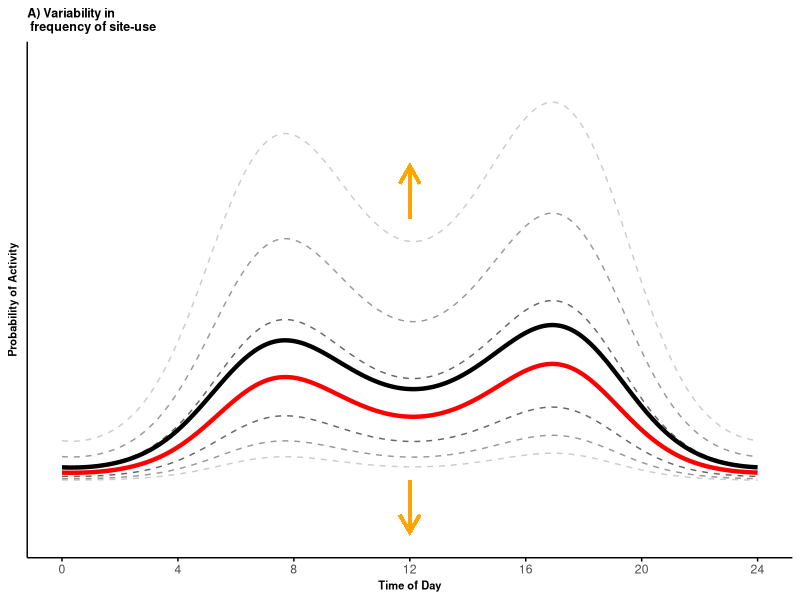
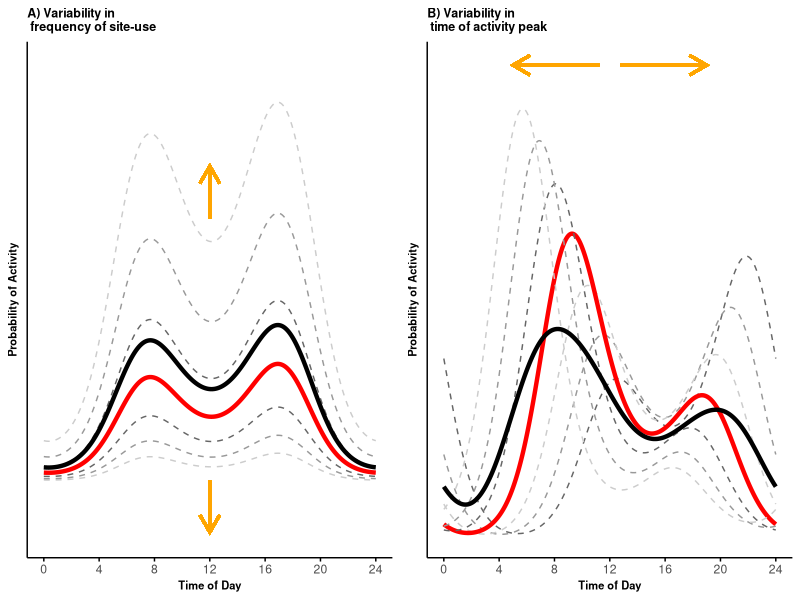
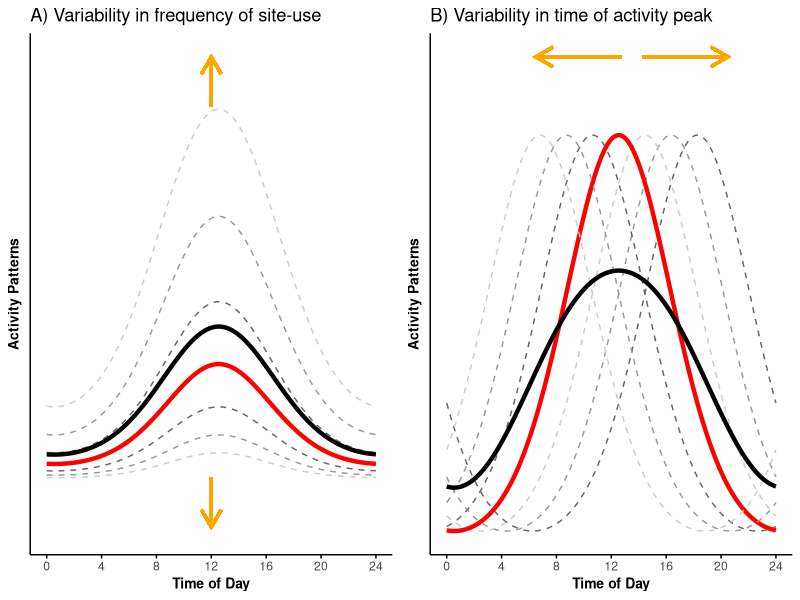

Write the R code that produced these figures, in order.
## ---- chunk 1
#' Load libraries and set equations' parameters
library(tidyverse)
library(grid)
library(gridExtra)
wavelength = 24
b0 = -3
b1 = 1 
b2 = 0.7
theta0 = 3
theta1 = 2 
tau_i = gamma_i = seq(-1.5, 1.5, by = 0.5)
time <- seq(0, wavelength, wavelength/512)
## ---- chunk 2
# create the curves
p_df <- data.frame(p = c(
  boot::inv.logit(b0 + b1*cos(2*pi*time/(24)+theta0 + gamma_i[4]) + b2*cos(2*pi*time/(12)+theta0 + gamma_i[4]) + tau_i[1]),
  boot::inv.logit(b0 + b1*cos(2*pi*time/(24)+theta0 + gamma_i[4]) + b2*cos(2*pi*time/(12)+theta0 + gamma_i[4]) + tau_i[2]),
  boot::inv.logit(b0 + b1*cos(2*pi*time/(24)+theta0 + gamma_i[4]) + b2*cos(2*pi*time/(12)+theta0 + gamma_i[4]) + tau_i[3]),
  boot::inv.logit(b0 + b1*cos(2*pi*time/(24)+theta0 + gamma_i[4]) + b2*cos(2*pi*time/(12)+theta0 + gamma_i[4]) + tau_i[4]),
  boot::inv.logit(b0 + b1*cos(2*pi*time/(24)+theta0 + gamma_i[4]) + b2*cos(2*pi*time/(12)+theta0 + gamma_i[4]) + tau_i[5]),
  boot::inv.logit(b0 + b1*cos(2*pi*time/(24)+theta0 + gamma_i[4]) + b2*cos(2*pi*time/(12)+theta0 + gamma_i[4]) + tau_i[6]),
  boot::inv.logit(b0 + b1*cos(2*pi*time/(24)+theta0 + gamma_i[4]) + b2*cos(2*pi*time/(12)+theta0 + gamma_i[4]) + tau_i[7])
), time = rep(time, 7), 
mean = c(rep(rep("off", length(time)),3), rep("on", length(time)), rep(rep("off", length(time)),3)),
curvesID = as.factor(rep(1:7, each = length(time))),
curvesLeg = as.factor(rep(c("+/- 1.5 SD", "+/- 1 SD", "+/- 0.5 SD", "Conditional", "+/- 0.5 SD", "+/- 1 SD", "+/- 1.5 SD"), each = length(time)))
)

# calculate the marginal mean activity curve
p_df2 <- p_df %>% select(p, time) %>% group_by(time) %>% 
  summarize(p = mean(p)) %>% 
  mutate(mean = "on", curvesID = as.factor(8),
         curvesLeg = as.factor("Marginal"))

p_df <- rbind(p_df, as.data.frame(p_df2))

# plot
(pl_vert <- ggplot(p_df, aes(x = time, y = p, group = curvesID)) +
  geom_line(aes(color = curvesLeg, linewidth = mean, linetype = mean)) +
  scale_color_manual(values = c("grey40", "grey60", "grey80", "red", "black")) +
  scale_linewidth_manual(values = c(0.5, 1.5)) +
  scale_linetype_manual(values = c(2, 1, 2)) +
  coord_cartesian(ylim = c(-0.05, 0.40)) +
  labs(x = "Time of Day", y = "Probability of Activity", title = "A) Variability in \n frequency of site-use") +
  theme_minimal()+
  theme(legend.position = "none",
        axis.line = element_line(colour = 'black', linetype = 'solid'),
        axis.ticks.x = element_line(colour = 'black', linetype = 'solid'), #element_blank(), #
        axis.text.y = element_blank(), 
        axis.title=element_text(size = 8,face = "bold"),
        plot.title=element_text(size = 9,face = "bold"),
        panel.grid.minor = element_blank(),
        panel.grid.major = element_blank()) + 
  geom_segment(aes(x=12, y=min(p), xend=12, yend=min(p)-0.05), arrow=arrow(length= unit(0.5, "cm")), 
               linewidth = 1, color = "orange", linejoin = "mitre") +
  geom_segment(aes(x=12, y=0.25+0.003, xend=12, yend=0.25+0.053), arrow=arrow(length= unit(0.5, "cm")), 
               linewidth = 1, color = "orange", linejoin = "mitre")+
  scale_x_continuous(breaks=seq(0,24,length.out=7), labels=seq(0,24,4))) 

## ---- chunk 3
# create the curves
p_df <- data.frame(p = c(
  boot::inv.logit(b0 + b1*cos(2*pi*time/(24)+theta0 + gamma_i[1]) + b2*cos(2*pi*time/(12)+ theta1 + gamma_i[1]) + tau_i[4]),
  boot::inv.logit(b0 + b1*cos(2*pi*time/(24)+theta0 + gamma_i[2]) + b2*cos(2*pi*time/(12)+ theta1 + gamma_i[2]) + tau_i[4]),
  boot::inv.logit(b0 + b1*cos(2*pi*time/(24)+theta0 + gamma_i[3]) + b2*cos(2*pi*time/(12)+ theta1 + gamma_i[3]) + tau_i[4]),
  boot::inv.logit(b0 + b1*cos(2*pi*time/(24)+theta0 + gamma_i[4]) + b2*cos(2*pi*time/(12)+ theta1 + gamma_i[4]) + tau_i[4]),
  boot::inv.logit(b0 + b1*cos(2*pi*time/(24)+theta0 + gamma_i[5]) + b2*cos(2*pi*time/(12)+ theta1 + gamma_i[5]) + tau_i[4]),
  boot::inv.logit(b0 + b1*cos(2*pi*time/(24)+theta0 + gamma_i[6]) + b2*cos(2*pi*time/(12)+ theta1 + gamma_i[6]) + tau_i[4]),
  boot::inv.logit(b0 + b1*cos(2*pi*time/(24)+theta0 + gamma_i[7]) + b2*cos(2*pi*time/(12)+ theta1 + gamma_i[7]) + tau_i[4])
), time = rep(time, 7), 
mean = c(rep(rep("off", length(time)),3), rep("on", length(time)), rep(rep("off", length(time)),3)),
curvesID = as.factor(rep(1:7, each = length(time))),
curvesLeg = as.factor(rep(c("+/- 0.5 SD", "+/- 1 SD", "+/- 1.5 SD", "Conditional", "+/- 0.5 SD", "+/- 1 SD", "+/- 1.5 SD"), each = length(time))) 
)

# calculate the marginal mean activity curve
p_df2 <- p_df %>% select(p, time) %>% group_by(time) %>% 
  summarize(p = mean(p)) %>% 
  mutate(mean = "on", curvesID = as.factor(8),
         curvesLeg = as.factor("Marginal"))

p_df <- rbind(p_df, as.data.frame(p_df2))

# plot
pl_hor <- ggplot(p_df, aes(x = time, y = p, group = curvesID)) +
  geom_line(aes(color = curvesLeg, linewidth = mean, linetype = mean)) +
  scale_color_manual(values = c("grey40", "grey60", "grey80", "red", "black")) +
  scale_linewidth_manual(values = c(0.5, 1.5)) +
  scale_linetype_manual(values = c(2, 1)) +
  labs(x = "Time of Day", y = "Probability of Activity", title = "B) Variability in \n time of activity peak") +
  theme_minimal()+
  theme(legend.position = "none", 
        axis.line = element_line(colour = 'black', linetype = 'solid'),
        axis.ticks.x = element_line(colour = 'black', linetype = 'solid'), 
        axis.text.y = element_blank(), 
        axis.title=element_text(size=8,face="bold"),
        plot.title=element_text(size=9,face="bold"),
        panel.grid.minor = element_blank(),
        panel.grid.major = element_blank()) +
  geom_segment(aes(x=12 - 0.75, y=max(p) + 0.02, xend=12 - 7, yend=max(p) + 0.02), arrow=arrow(length= unit(0.5, "cm")), 
               linewidth = 1, color = "orange", linejoin = "mitre") +
  geom_segment(aes(x=12 + 0.75, y=max(p) + 0.02, xend=12 + 7, yend=max(p) + 0.02), arrow=arrow(length= unit(0.5, "cm")), 
               linewidth = 1, color = "orange", linejoin = "mitre") +
  scale_x_continuous(breaks=seq(0,24,length.out=7), labels=seq(0,24,4))+
  guides(linetype=element_blank())


# Join plots
pl <- grid.arrange(pl_vert, pl_hor, ncol = 2)

## ---- chunk 4
# setting beta2 equal to zero 
b2 = 0

# change in frequency of site-use
# create the curves
p_df <- data.frame(p = c(
  boot::inv.logit(b0 + b1*cos(2*pi*time/(24)+theta0 + gamma_i[4]) + b2*cos(2*pi*time/(12)+theta0 + gamma_i[4]) + tau_i[1]),
  boot::inv.logit(b0 + b1*cos(2*pi*time/(24)+theta0 + gamma_i[4]) + b2*cos(2*pi*time/(12)+theta0 + gamma_i[4]) + tau_i[2]),
  boot::inv.logit(b0 + b1*cos(2*pi*time/(24)+theta0 + gamma_i[4]) + b2*cos(2*pi*time/(12)+theta0 + gamma_i[4]) + tau_i[3]),
  boot::inv.logit(b0 + b1*cos(2*pi*time/(24)+theta0 + gamma_i[4]) + b2*cos(2*pi*time/(12)+theta0 + gamma_i[4]) + tau_i[4]),
  boot::inv.logit(b0 + b1*cos(2*pi*time/(24)+theta0 + gamma_i[4]) + b2*cos(2*pi*time/(12)+theta0 + gamma_i[4]) + tau_i[5]),
  boot::inv.logit(b0 + b1*cos(2*pi*time/(24)+theta0 + gamma_i[4]) + b2*cos(2*pi*time/(12)+theta0 + gamma_i[4]) + tau_i[6]),
  boot::inv.logit(b0 + b1*cos(2*pi*time/(24)+theta0 + gamma_i[4]) + b2*cos(2*pi*time/(12)+theta0 + gamma_i[4]) + tau_i[7])
), time = rep(time, 7), 
mean = c(rep(rep("off", length(time)),3), rep("on", length(time)), rep(rep("off", length(time)),3)),
curvesID = as.factor(rep(1:7, each = length(time))),
curvesLeg = as.factor(rep(c("+/- 1.5 SD", "+/- 1 SD", "+/- 0.5 SD", "Conditional", "+/- 0.5 SD", "+/- 1 SD", "+/- 1.5 SD"), each = length(time)))
)

# calculate the marginal mean activity curve
p_df2 <- p_df %>% select(p, time) %>% group_by(time) %>% 
  summarize(p = mean(p)) %>% 
  mutate(mean = "on", curvesID = as.factor(8),
         curvesLeg = as.factor("Marginal"))

p_df <- rbind(p_df, as.data.frame(p_df2))

# plot
pl_vert_uni <- ggplot(p_df, aes(x = time, y = p, group = curvesID)) +
  geom_line(aes(color = curvesLeg, linewidth = mean, linetype = mean)) +
  scale_color_manual(values = c("grey40", "grey60", "grey80", "red", "black")) +
  scale_linewidth_manual(values = c(0.5, 1.5)) +
  scale_linetype_manual(values = c(2, 1, 2)) +
  coord_cartesian(ylim = c(-0.05, max(p_df$p)+0.053)) +
  labs(x = "Time of Day", y = "Activity Patterns", title = "A) Variability in frequency of site-use") +
  theme_minimal()+
  theme(legend.position = "none",
        axis.line = element_line(colour = 'black', linetype = 'solid'),
        axis.ticks.x = element_line(colour = 'black', linetype = 'solid'), 
        axis.text.y = element_blank(), #element_text(size=8),
        axis.title=element_text(size=10,face="bold"),
        panel.grid.minor = element_blank(),
        panel.grid.major = element_blank()) + 
  geom_segment(aes(x=12, y=min(p), xend=12, yend=min(p)-0.05), arrow=arrow(length= unit(0.5, "cm")), 
               linewidth = 1, color = "orange", linejoin = "mitre") +
  geom_segment(aes(x=12, y=max(p)+0.003, xend=12, yend=max(p)+0.053), arrow=arrow(length= unit(0.5, "cm")), 
               linewidth = 1, color = "orange", linejoin = "mitre")+
  scale_x_continuous(breaks=seq(0,24,length.out=7), labels=seq(0,24,4)) 

# change in timing of activity peak
# creating the curves
p_df <- data.frame(p = c(
  boot::inv.logit(b0 + b1*cos(2*pi*time/(24)+theta0 + gamma_i[1]) + b2*cos(2*pi*time/(12)+ theta1 + gamma_i[1]) + tau_i[4]),
  boot::inv.logit(b0 + b1*cos(2*pi*time/(24)+theta0 + gamma_i[2]) + b2*cos(2*pi*time/(12)+ theta1 + gamma_i[2]) + tau_i[4]),
  boot::inv.logit(b0 + b1*cos(2*pi*time/(24)+theta0 + gamma_i[3]) + b2*cos(2*pi*time/(12)+ theta1 + gamma_i[3]) + tau_i[4]),
  boot::inv.logit(b0 + b1*cos(2*pi*time/(24)+theta0 + gamma_i[4]) + b2*cos(2*pi*time/(12)+ theta1 + gamma_i[4]) + tau_i[4]),
  boot::inv.logit(b0 + b1*cos(2*pi*time/(24)+theta0 + gamma_i[5]) + b2*cos(2*pi*time/(12)+ theta1 + gamma_i[5]) + tau_i[4]),
  boot::inv.logit(b0 + b1*cos(2*pi*time/(24)+theta0 + gamma_i[6]) + b2*cos(2*pi*time/(12)+ theta1 + gamma_i[6]) + tau_i[4]),
  boot::inv.logit(b0 + b1*cos(2*pi*time/(24)+theta0 + gamma_i[7]) + b2*cos(2*pi*time/(12)+ theta1 + gamma_i[7]) + tau_i[4])
), time = rep(time, 7), 
mean = c(rep(rep("off", length(time)),3), rep("on", length(time)), rep(rep("off", length(time)),3)),
curvesID = as.factor(rep(1:7, each = length(time))),
curvesLeg = as.factor(rep(c("+/- 0.5 SD", "+/- 1 SD", "+/- 1.5 SD", "Conditional", "+/- 0.5 SD", "+/- 1 SD", "+/- 1.5 SD"), each = length(time))) 
)

# calculate the marginal mean activity curve
p_df2 <- p_df %>% select(p, time) %>% group_by(time) %>% 
  summarize(p = mean(p)) %>% 
  mutate(mean = "on", curvesID = as.factor(8),
         curvesLeg = as.factor("Marginal"))

p_df <- rbind(p_df, as.data.frame(p_df2))

# plot
pl_hor_uni <- ggplot(p_df, aes(x = time, y = p, group = curvesID)) +
  geom_line(aes(color = curvesLeg, linewidth = mean, linetype = mean)) +
  scale_color_manual(values = c("grey40", "grey60", "grey80", "red", "black")) +
  scale_linewidth_manual(values = c(0.5, 1.5)) +
  scale_linetype_manual(values = c(2, 1)) +
  labs(x = "Time of Day", y = "Activity Patterns", title = "B) Variability in time of activity peak") +
  theme_minimal()+
  theme(legend.position = "none", 
        axis.line = element_line(colour = 'black', linetype = 'solid'),
        axis.ticks.x = element_line(colour = 'black', linetype = 'solid'),
        axis.text.y = element_blank(), #element_text(size=8),
        axis.title=element_text(size=10,face="bold"),
        panel.grid.minor = element_blank(),
        panel.grid.major = element_blank()) +
  geom_segment(aes(x=13.5 - 0.75, y=max(p) + 0.02, xend=13.5 - 7, yend=max(p) + 0.02), arrow=arrow(length= unit(0.5, "cm")), 
               linewidth = 1, color = "orange", linejoin = "mitre") +
  geom_segment(aes(x=13.5 + 0.75, y=max(p) + 0.02, xend=13.5 + 7, yend=max(p) + 0.02), arrow=arrow(length= unit(0.5, "cm")), 
               linewidth = 1, color = "orange", linejoin = "mitre") +
  scale_x_continuous(breaks=seq(0,24,length.out=7), labels=seq(0,24,4))+
  guides(linetype=element_blank())


# Join plots
pl_uni <- grid.arrange(pl_vert_uni, pl_hor_uni, ncol = 2)
